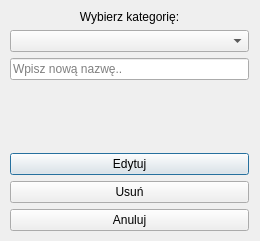
<?xml version="1.0" encoding="UTF-8"?>
<ui version="4.0">
 <class>EditCategoryView</class>
 <widget class="QDialog" name="EditCategoryView">
  <property name="windowModality">
   <enum>Qt::WindowModal</enum>
  </property>
  <property name="geometry">
   <rect>
    <x>0</x>
    <y>0</y>
    <width>260</width>
    <height>241</height>
   </rect>
  </property>
  <property name="windowTitle">
   <string>Edytuj kategorię</string>
  </property>
  <widget class="QWidget" name="verticalLayoutWidget">
   <property name="geometry">
    <rect>
     <x>10</x>
     <y>10</y>
     <width>239</width>
     <height>221</height>
    </rect>
   </property>
   <layout class="QVBoxLayout" name="verticalLayout">
    <item>
     <widget class="QLabel" name="label">
      <property name="layoutDirection">
       <enum>Qt::LeftToRight</enum>
      </property>
      <property name="text">
       <string>Wybierz kategorię:</string>
      </property>
      <property name="alignment">
       <set>Qt::AlignCenter</set>
      </property>
     </widget>
    </item>
    <item>
     <widget class="QComboBox" name="categoryComboBox"/>
    </item>
    <item>
     <widget class="QLineEdit" name="newCategorlineEdit">
      <property name="text">
       <string/>
      </property>
      <property name="placeholderText">
       <string>Wpisz nową nazwę..</string>
      </property>
     </widget>
    </item>
    <item>
     <spacer name="verticalSpacer">
      <property name="orientation">
       <enum>Qt::Vertical</enum>
      </property>
      <property name="sizeHint" stdset="0">
       <size>
        <width>20</width>
        <height>40</height>
       </size>
      </property>
     </spacer>
    </item>
    <item>
     <widget class="QPushButton" name="editButton">
      <property name="text">
       <string>Edytuj</string>
      </property>
     </widget>
    </item>
    <item>
     <widget class="QPushButton" name="removeButton">
      <property name="text">
       <string>Usuń</string>
      </property>
     </widget>
    </item>
    <item>
     <widget class="QPushButton" name="rejectButton">
      <property name="text">
       <string>Anuluj</string>
      </property>
     </widget>
    </item>
   </layout>
  </widget>
 </widget>
 <resources/>
 <connections>
  <connection>
   <sender>rejectButton</sender>
   <signal>released()</signal>
   <receiver>EditCategoryView</receiver>
   <slot>deleteLater()</slot>
   <hints>
    <hint type="sourcelabel">
     <x>179</x>
     <y>229</y>
    </hint>
    <hint type="destinationlabel">
     <x>199</x>
     <y>149</y>
    </hint>
   </hints>
  </connection>
 </connections>
</ui>
